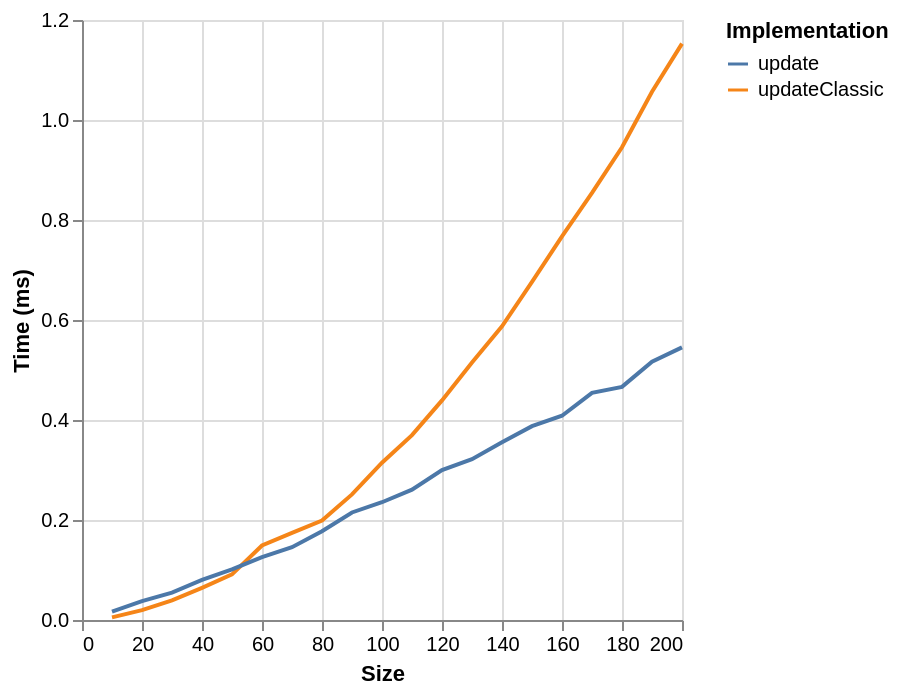

Write the Vega-Lite specification saved for this chart.
### Vega specification from a JSON file in a GitHub repository (floating-point values rounded to 4 significant figures)
{"$schema": "https://vega.github.io/schema/vega/v6.json", "background": "white", "padding": 5, "width": 300, "height": 300, "style": "cell", "data": [{"name": "source_0", "values": [{"ms": 0.0052, "series": "updateClassic", "size": 10}, {"ms": 0.0197, "series": "updateClassic", "size": 20}, {"ms": 0.0391, "series": "updateClassic", "size": 30}, {"ms": 0.0644, "series": "updateClassic", "size": 40}, {"ms": 0.0912, "series": "updateClassic", "size": 50}, {"ms": 0.149, "series": "updateClassic", "size": 60}, {"ms": 0.1741, "series": "updateClassic", "size": 70}, {"ms": 0.199, "series": "updateClassic", "size": 80}, {"ms": 0.2512, "series": "updateClassic", "size": 90}, {"ms": 0.3146, "series": "updateClassic", "size": 100}, {"ms": 0.3697, "series": "updateClassic", "size": 110}, {"ms": 0.4392, "series": "updateClassic", "size": 120}, {"ms": 0.5149, "series": "updateClassic", "size": 130}, {"ms": 0.5872, "series": "updateClassic", "size": 140}, {"ms": 0.6763, "series": "updateClassic", "size": 150}, {"ms": 0.7674, "series": "updateClassic", "size": 160}, {"ms": 0.8541, "series": "updateClassic", "size": 170}, {"ms": 0.9455, "series": "updateClassic", "size": 180}, {"ms": 1.056, "series": "updateClassic", "size": 190}, {"ms": 1.153, "series": "updateClassic", "size": 200}, {"ms": 0.0168, "series": "update", "size": 10}, {"ms": 0.0378, "series": "update", "size": 20}, {"ms": 0.0549, "series": "update", "size": 30}, {"ms": 0.0802, "series": "update", "size": 40}, {"ms": 0.1012, "series": "update", "size": 50}, {"ms": 0.1257, "series": "update", "size": 60}, {"ms": 0.1455, "series": "update", "size": 70}, {"ms": 0.1776, "series": "update", "size": 80}, {"ms": 0.2151, "series": "update", "size": 90}, {"ms": 0.2355, "series": "update", "size": 100}, {"ms": 0.2606, "series": "update", "size": 110}, {"ms": 0.2999, "series": "update", "size": 120}, {"ms": 0.3216, "series": "update", "size": 130}, {"ms": 0.3554, "series": "update", "size": 140}, {"ms": 0.3876, "series": "update", "size": 150}, {"ms": 0.4085, "series": "update", "size": 160}, {"ms": 0.4543, "series": "update", "size": 170}, {"ms": 0.4662, "series": "update", "size": 180}, {"ms": 0.5166, "series": "update", "size": 190}, {"ms": 0.5453, "series": "update", "size": 200}]}, {"name": "data_0", "source": "source_0", "transform": [{"type": "formula", "expr": "toNumber(datum[\"size\"])", "as": "size"}]}], "marks": [{"name": "pathgroup", "type": "group", "from": {"facet": {"name": "faceted_path_main", "data": "data_0", "groupby": ["series"]}}, "encode": {"update": {"width": {"field": {"group": "width"}}, "height": {"field": {"group": "height"}}}}, "marks": [{"name": "marks", "type": "line", "style": ["line"], "sort": {"field": "x"}, "from": {"data": "faceted_path_main"}, "encode": {"update": {"stroke": {"scale": "color", "field": "series"}, "description": {"signal": "\"Size: \" + (format(datum[\"size\"], \"\")) + \"; Time (ms): \" + (format(datum[\"ms\"], \"\")) + \"; series: \" + (isValid(datum[\"series\"]) ? isArray(datum[\"series\"]) ? join(datum[\"series\"], ' ') : datum[\"series\"] : \"\"+datum[\"series\"])"}, "x": {"scale": "x", "field": "size"}, "y": {"scale": "y", "field": "ms"}, "defined": {"signal": "isValid(datum[\"size\"]) && isFinite(+datum[\"size\"]) && isValid(datum[\"ms\"]) && isFinite(+datum[\"ms\"])"}}}}]}], "scales": [{"name": "x", "type": "linear", "domain": {"data": "data_0", "field": "size"}, "range": [0, {"signal": "width"}], "nice": true, "zero": false}, {"name": "y", "type": "linear", "domain": {"data": "data_0", "field": "ms"}, "range": [{"signal": "height"}, 0], "nice": true, "zero": true}, {"name": "color", "type": "ordinal", "domain": {"data": "data_0", "field": "series", "sort": true}, "range": "category"}], "axes": [{"scale": "x", "orient": "bottom", "gridScale": "y", "grid": true, "tickCount": {"signal": "ceil(width/40)"}, "domain": false, "labels": false, "aria": false, "maxExtent": 0, "minExtent": 0, "ticks": false, "zindex": 0}, {"scale": "y", "orient": "left", "gridScale": "x", "grid": true, "tickCount": {"signal": "ceil(height/40)"}, "domain": false, "labels": false, "aria": false, "maxExtent": 0, "minExtent": 0, "ticks": false, "zindex": 0}, {"scale": "x", "orient": "bottom", "grid": false, "title": "Size", "labelFlush": true, "labelOverlap": true, "tickCount": {"signal": "ceil(width/40)"}, "zindex": 0}, {"scale": "y", "orient": "left", "grid": false, "title": "Time (ms)", "labelOverlap": true, "tickCount": {"signal": "ceil(height/40)"}, "zindex": 0}], "legends": [{"orient": "right", "symbolLimit": 30, "title": "Implementation", "stroke": "color", "symbolType": "stroke"}]}
